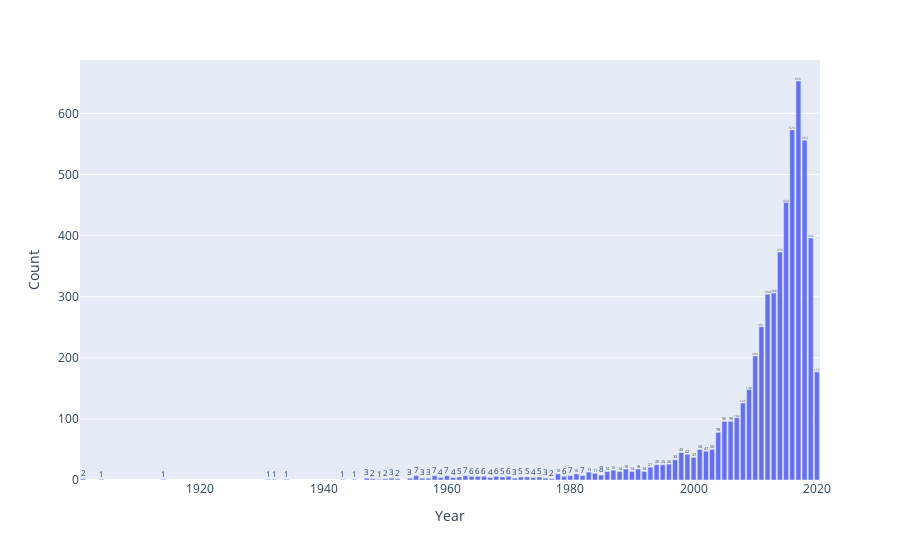

Notebook code for this chart:
### Code cell
fig = px.bar(year, x="Year", y="Count", text = "Count")
fig.show()

### Figure 1 — Plotly figure (JSON) as saved in the notebook; plotly's stock layout.template omitted (floating-point values rounded to 4 significant figures)
{"data": [{"alignmentgroup": "True", "hovertemplate": "Year=%{x}<br>Count=%{text}<extra></extra>", "legendgroup": "", "marker": {"color": "#636efa"}, "name": "", "offsetgroup": "", "orientation": "v", "showlegend": false, "text": [653, 573, 556, 454, 396, 373, 306, 304, 251, 203, 177, 148, 126, 102, 96, 96, 78, 50, 50, 47, 45, 42, 37, 33, 26, 25, 25, 21, 18, 18, 16, 14, 14, 14, 14, 13, 11, 10, 10, 8, 7, 7, 7, 7, 7, 7, 6, 6, 6, 6, 6, 6, 5, 5, 5, 5, 5, 4, 4, 4, 4, 3, 3, 3, 3, 3, 3, 3, 2, 2, 2, 2, 2, 1, 1, 1, 1, 1, 1, 1, 1], "textposition": "auto", "type": "bar", "x": [2017, 2016, 2018, 2015, 2019, 2014, 2013, 2012, 2011, 2010, 2020, 2009, 2008, 2007, 2006, 2005, 2004, 2003, 2001, 2002, 1998, 1999, 2000, 1997, 1996, 1995, 1994, 1993, 1991, 1989, 1987, 1990, 1986, 1992, 1988, 1983, 1984, 1978, 1981, 1985, 1982, 1960, 1958, 1955, 1963, 1980, 1965, 1968, 1964, 1979, 1966, 1970, 1972, 1973, 1969, 1962, 1975, 1974, 1961, 1967, 1959, 1951, 1976, 1971, 1954, 1947, 1956, 1957, 1948, 1950, 1901, 1977, 1952, 1932, 1914, 1945, 1949, 1934, 1931, 1943, 1904], "xaxis": "x", "y": [653, 573, 556, 454, 396, 373, 306, 304, 251, 203, 177, 148, 126, 102, 96, 96, 78, 50, 50, 47, 45, 42, 37, 33, 26, 25, 25, 21, 18, 18, 16, 14, 14, 14, 14, 13, 11, 10, 10, 8, 7, 7, 7, 7, 7, 7, 6, 6, 6, 6, 6, 6, 5, 5, 5, 5, 5, 4, 4, 4, 4, 3, 3, 3, 3, 3, 3, 3, 2, 2, 2, 2, 2, 1, 1, 1, 1, 1, 1, 1, 1], "yaxis": "y"}], "layout": {"barmode": "relative", "legend": {"tracegroupgap": 0}, "margin": {"t": 60}, "xaxis": {"anchor": "y", "domain": [0, 1], "title": {"text": "Year"}}, "yaxis": {"anchor": "x", "domain": [0, 1], "title": {"text": "Count"}}}}
